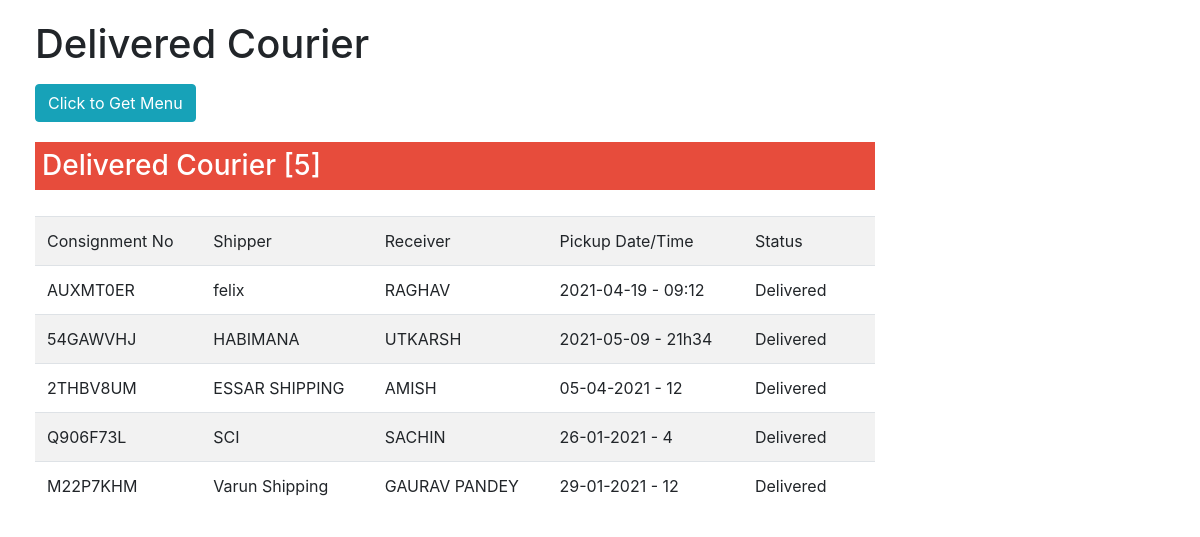
/admin/delivered.php (signed in), run on the app's committed database.
### tables this page shows
CREATE TABLE `tbl_courier` (
  `cid` int(10) NOT NULL,
  `cuid` int(5) NOT NULL,
  `cons_no` varchar(20) NOT NULL,
  `ship_name` varchar(100) NOT NULL,
  `phone` varchar(13) NOT NULL,
  `s_add` varchar(200) NOT NULL,
  `rev_name` varchar(100) NOT NULL,
  `r_phone` varchar(13) NOT NULL,
  `r_add` varchar(200) NOT NULL,
  `dname` varchar(60) NOT NULL,
  `plaque` varchar(15) NOT NULL,
  `type` varchar(40) NOT NULL,
  `qty` int(10) NOT NULL,
  `book_mode` varchar(20) NOT NULL,
  `Totalfreight` int(15) NOT NULL,
  `mode` varchar(20) NOT NULL,
  `office` varchar(30) NOT NULL,
  `pick_date` varchar(20) NOT NULL,
  `pick_time` varchar(10) NOT NULL,
  `status` varchar(20) NOT NULL,
  `comments` varchar(250) NOT NULL,
  `book_date` date NOT NULL
);

### admin/delivered.php (the view, shortened to what this page needs)
<?php
include('dbconnection.php');
if(strlen($_SESSION['cuid']==0)) {
header('location:login.php');
}else{
$userid=$_SESSION['cuid'];
$query=mysqli_query($con,"select * from tbl_courier where status='Delivered' and cuid=$userid ORDER BY cid DESC");
?>
<!DOCTYPE html>
<html lang="en">
<head>
    <link href="vendor/bootstrap/css/bootstrap.min.css" rel="stylesheet">
    <link href="css/simple-sidebar.css" rel="stylesheet">
</head>
<body>
    <div id="wrapper">
        <div id="page-content-wrapper">
            <div class="container-fluid">
                <h1><span class="glyphicon glyphicon-cog" aria-hidden="true"></span> Delivered Courier</h1>
                <a href="#menu-toggle" class="btn btn-info" id="menu-toggle">Click to Get Menu</a>
            </div>
<?php
include 'dbcon.php';
$sql = $conn ->prepare("SELECT COUNT(cid) as m FROM tbl_courier WHERE status ='Delivered'  and cuid=$userid");
                                           $sql -> execute();
                                           $count = $sql->fetchAll();
                                           foreach ($count as $field);
                                           ?>
			<div class="col-md-9">
					<div class="panel panel-default">
					  <div class="panel-heading main-color-bg">
						<h3 class="panel-title">Delivered Courier [<?php echo $field['m'];?>]</h3>
					  </div>
					  	<div class="panel-body">
						  <table class="table table-striped table-hover" style="margin-top:18px;">
							<tr>
								<td>Consignment No</td>
								<td>Shipper</td>
								<td>Receiver</td>
								<td>Pickup Date/Time</td>
								<td>Status</td>
								<td></td>
							</tr>
							<?php while($result=mysqli_fetch_array($query)){
							?>
							<tr>
								<td><?php echo $result['cons_no']; ?></td>
								<td><?php echo $result['ship_name']; ?></td>
								<td><?php echo $result['rev_name']; ?></td>
								<td><?php echo $result['pick_date']; ?> - <?php echo $result['pick_time']; ?></td>
								<td><?php echo $result['status']; ?></td>
								<td></td>
							</tr>
							 <?php
							}
							?>
						  </table>
					  </div>
						</div>
					</div>
					</div>
				</div>
</body>
</html>
<?php }?>

### admin/css/simple-sidebar.css (style rules this page uses)
body { overflow-x: hidden; }
.main-color-bg { background:#e74c3c !important; border-color:c392b !important; color:#FFFFFF !important; }
.panel-title { padding:7px; }
#wrapper { padding-left: 0; -webkit-transition: all 0.5s ease; -moz-transition: all 0.5s ease; -o-transition: all 0.5s ease; transition: all 0.5s ease; }
#page-content-wrapper { width: 100%; position: absolute; padding: 15px; }
.panel-heading { margin-top:20px; }
@media (min-width:768px) { #wrapper { padding-left: 0; } }
@media (min-width:768px) { #page-content-wrapper { padding: 20px; position: relative; } }

### data on the page
tbl_courier: cons_no "AUXMT0ER", ship_name "felix", rev_name "RAGHAV", pick_date "2021-04-19", pick_time "09:12", status "Delivered"
tbl_courier: cons_no "54GAWVHJ", ship_name "HABIMANA", rev_name "UTKARSH", pick_date "2021-05-09", pick_time "21h34", status "Delivered"
tbl_courier: cons_no "2THBV8UM", ship_name "ESSAR SHIPPING", rev_name "AMISH", pick_date "05-04-2021", pick_time "12", status "Delivered"
tbl_courier: cons_no "Q906F73L", ship_name "SCI", rev_name "SACHIN", pick_date "26-01-2021", pick_time "4", status "Delivered"
tbl_courier: cons_no "M22P7KHM", ship_name "Varun Shipping", rev_name "GAURAV PANDEY", pick_date "29-01-2021", pick_time "12", status "Delivered"

### other printed values
$field['m'] "5"
